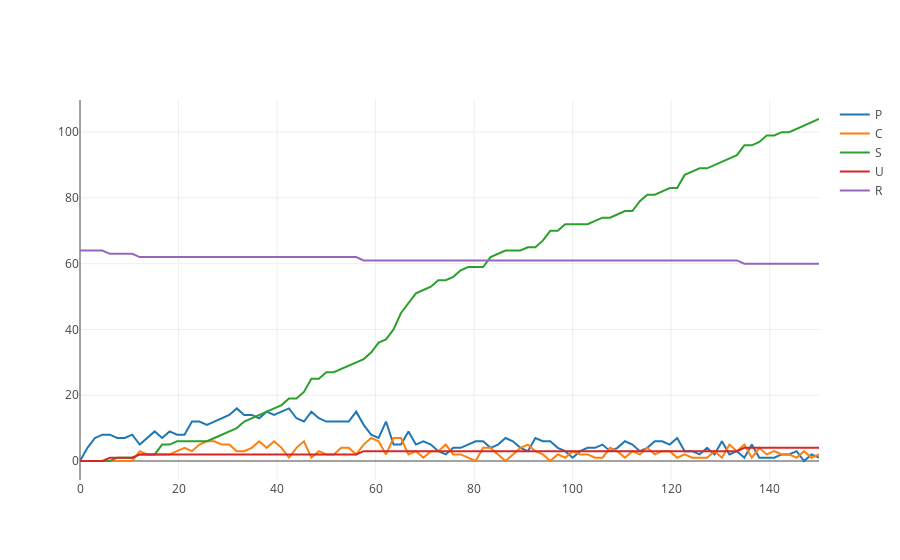

The cell this chart's notebook holds for it:
### Code cell
#m = r.simulate(0,400,100, ["Time",'P','S','C','F'])
m = r.gillespie(0,150,100,['Time','P','C','S','U','R'])
r.plot()
